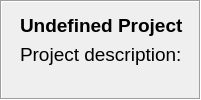
     <widget class="QFrame" name="topFrame">
      <property name="baseSize">
       <size>
        <width>0</width>
        <height>0</height>
       </size>
      </property>
      <property name="frameShape">
       <enum>QFrame::Box</enum>
      </property>
      <property name="frameShadow">
       <enum>QFrame::Sunken</enum>
      </property>
      <layout class="QHBoxLayout" name="topFrame_outer" stretch="1,10">
       <property name="leftMargin">
        <number>6</number>
       </property>
       <property name="topMargin">
        <number>6</number>
       </property>
       <property name="rightMargin">
        <number>6</number>
       </property>
       <property name="bottomMargin">
        <number>6</number>
       </property>
       <item>
        <widget class="QLabel" name="Lbl_H20Logo">
         <property name="text">
          <string>&lt;html&gt;&lt;head/&gt;&lt;body&gt;&lt;p align=&quot;center&quot;&gt;&lt;img src=&quot;:/images/images/Logo.png&quot; height=&quot;100&quot;/&gt;&lt;/p&gt;&lt;/body&gt;&lt;/html&gt;</string>
         </property>
        </widget>
       </item>
       <item>
        <widget class="QFrame" name="FRM_topbar">
         <property name="frameShape">
          <enum>QFrame::NoFrame</enum>
         </property>
         <property name="frameShadow">
          <enum>QFrame::Plain</enum>
         </property>
         <layout class="QVBoxLayout" name="verticalLayout_2" stretch="1,5">
          <property name="leftMargin">
           <number>6</number>
          </property>
          <property name="topMargin">
           <number>6</number>
          </property>
          <property name="rightMargin">
           <number>6</number>
          </property>
          <property name="bottomMargin">
           <number>6</number>
          </property>
          <item>
           <widget class="QLabel" name="Lbl_ProjTitle">
            <property name="font">
             <font>
              <pointsize>14</pointsize>
              <weight>75</weight>
              <bold>true</bold>
             </font>
            </property>
            <property name="text">
             <string>Undefined Project</string>
            </property>
            <property name="alignment">
             <set>Qt::AlignLeading|Qt::AlignLeft|Qt::AlignTop</set>
            </property>
           </widget>
          </item>
          <item>
           <widget class="QLabel" name="Lbl_ProjDesc">
            <property name="sizePolicy">
             <sizepolicy hsizetype="Preferred" vsizetype="Ignored">
              <horstretch>0</horstretch>
              <verstretch>0</verstretch>
             </sizepolicy>
            </property>
            <property name="font">
             <font>
              <pointsize>14</pointsize>
             </font>
            </property>
            <property name="text">
             <string>Project description: </string>
            </property>
            <property name="alignment">
             <set>Qt::AlignLeading|Qt::AlignLeft|Qt::AlignTop</set>
            </property>
           </widget>
          </item>
         </layout>
        </widget>
       </item>
      </layout>
     </widget>
